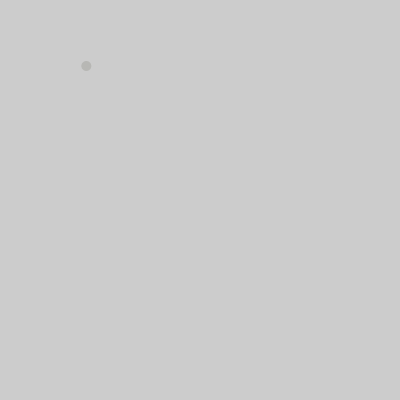
Frame 1 (no input)
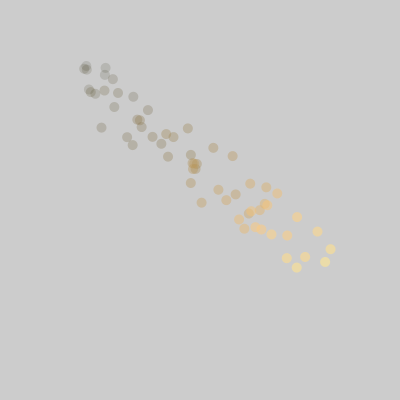
Frame 60 (the mouse pressed at the canvas centre just before this capture)
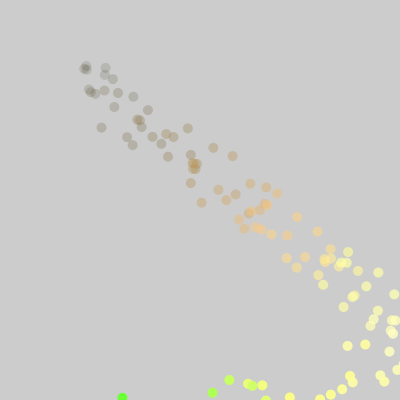
Frame 120 (the mouse held since frame 60 and released just before this capture)

The Processing sketch that drew these frames (run headless with seeded random() and noise(); from frame 60 on, the mouse is pressed at the canvas centre):

// Processing sketch: processing_11971
// ── processing_11971.pde

int b=10;
float x=50;
float y=50;
float v1=4;
float v2=3;

void setup(){
  size (400,400);
  noStroke ();
  smooth();
}

void draw(){

  x=x+v1;
  y=y+v2;
  translate (x,y);
  fill (x,y,x/2,y/1.5);
  ellipse(random (50),random(50),b,b);
  if(y>=height){
    v2=-((v2)*1.5);
 }
   if(y<=0){
     v2=(.8)*1.7;
 }
   if(x>=width){
     v1=(-v1)*2.3;
 }
   if(x<=0){
     v1=4*0.5;
 }

}

void keyPressed(){
  if(key=='+'){
    b+=10;
  }
  if(key=='-'){
    if (b>10){
      b-=10;
    }else{
      b=b;
    }
  }
  if(key=='/'){
    if (b>10){
      b/=2.5;
    }else{
      b=b;
    }
  }
  if(key=='*'){
    if (b<100){
      b*=1.7;
    }else{
      b=b;
    }
  }
  if(key=='s'){
    stroke(x,y,x);
  }
}
